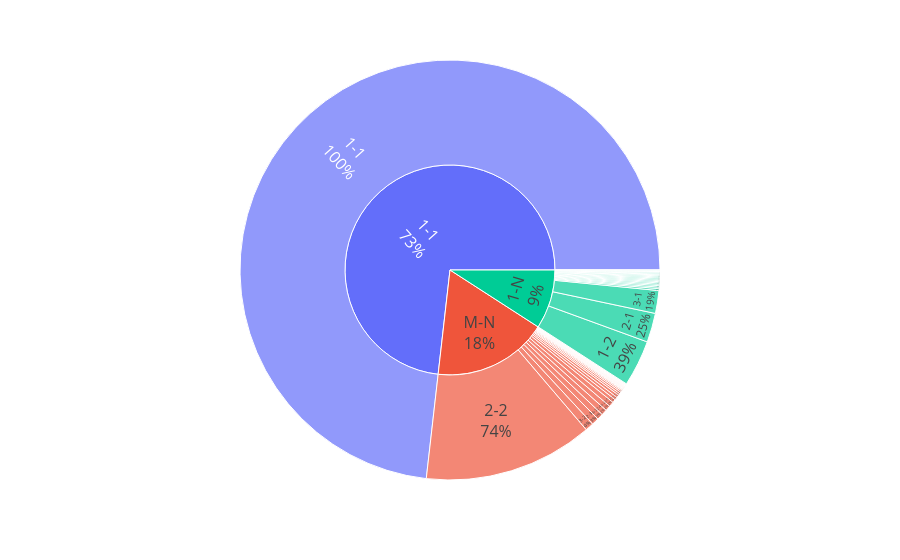

Notebook source saved alongside this figure:
### Markdown cell above
# 关联簇占比

### Code cell
def drawcluster(save=False):
    total=9581
    one_N=874
    one=7013
    data=[]
    for _ in range(one):
        data.append(["1-1","1-1",1])
    percent=int(one_N*random.uniform(0.6,0.7))
    for _ in range(percent):
        num=int(random.gauss(0,5))
        if num>-1:
            data.append(["1-N","1-2",1])
        else:
            data.append(["1-N","2-1",1])
    for _ in range(one_N-percent):
        num=int(random.gauss(0,10))
        if num>3:
            data.append(["1-N","1-"+("3" if num<0 else str(3+num)),1])
        else:
            data.append(["1-N",("3" if num<0 else str(3+num))+"-1",1])
    for _ in range(total-one_N-one):
        num1=int(random.gauss(-2,5))
        m=num1 if num1>2 else 2
        num2=int(random.gauss(-2,5))
        n=num2 if num2>2 else 2
        data.append(["M-N",str(m)+"-"+str(n),1])         
    datafra=pd.DataFrame(data,columns=["类型","详细类型","数量"])
    pie=px.sunburst(datafra,values="数量",path=["类型", "详细类型"],branchvalues="total")
    pie.update_traces(
        textinfo="label+percent parent",
    )
    pie.update_layout(font_size=14)
    if save:
        pie.write_image("images/cluster.pdf")
    pie.show()
drawcluster(True)

### Figure 1 — Plotly figure (JSON) as saved in the notebook; plotly's stock layout.template omitted (floating-point values rounded to 4 significant figures)
{"data": [{"branchvalues": "total", "domain": {"x": [0, 1], "y": [0, 1]}, "hovertemplate": "labels=%{label}<br>数量=%{value}<br>parent=%{parent}<br>id=%{id}<extra></extra>", "ids": ["1-1/1-1", "1-N/1-10", "1-N/1-11", "1-N/1-12", "1-N/1-13", "1-N/1-14", "1-N/1-15", "1-N/1-16", "1-N/1-17", "1-N/1-18", "1-N/1-19", "1-N/1-2", "1-N/1-20", "1-N/1-21", "1-N/1-22", "1-N/1-23", "1-N/1-24", "1-N/1-25", "1-N/1-32", "1-N/1-7", "1-N/1-8", "1-N/1-9", "M-N/10-2", "M-N/10-3", "M-N/10-4", "M-N/11-2", "M-N/11-6", "M-N/12-2", "M-N/12-6", "M-N/14-2", "1-N/2-1", "M-N/2-10", "M-N/2-11", "M-N/2-12", "M-N/2-2", "M-N/2-3", "M-N/2-4", "M-N/2-5", "M-N/2-6", "M-N/2-7", "M-N/2-8", "M-N/2-9", "1-N/3-1", "M-N/3-10", "M-N/3-2", "M-N/3-3", "M-N/3-4", "M-N/3-5", "M-N/3-6", "M-N/3-7", "M-N/3-8", "1-N/4-1", "M-N/4-15", "M-N/4-2", "M-N/4-9", "1-N/5-1", "M-N/5-2", "M-N/5-3", "M-N/5-4", "M-N/5-7", "M-N/5-8", "1-N/6-1", "M-N/6-2", "M-N/6-3", "M-N/6-5", "M-N/7-2", "M-N/7-4", "M-N/7-6", "M-N/8-2", "M-N/8-3", "M-N/8-5", "M-N/9-2", "1-1", "1-N", "M-N"], "labels": ["1-1", "1-10", "1-11", "1-12", "1-13", "1-14", "1-15", "1-16", "1-17", "1-18", "1-19", "1-2", "1-20", "1-21", "1-22", "1-23", "1-24", "1-25", "1-32", "1-7", "1-8", "1-9", "10-2", "10-3", "10-4", "11-2", "11-6", "12-2", "12-6", "14-2", "2-1", "2-10", "2-11", "2-12", "2-2", "2-3", "2-4", "2-5", "2-6", "2-7", "2-8", "2-9", "3-1", "3-10", "3-2", "3-3", "3-4", "3-5", "3-6", "3-7", "3-8", "4-1", "4-15", "4-2", "4-9", "5-1", "5-2", "5-3", "5-4", "5-7", "5-8", "6-1", "6-2", "6-3", "6-5", "7-2", "7-4", "7-6", "8-2", "8-3", "8-5", "9-2", "1-1", "1-N", "M-N"], "name": "", "parents": ["1-1", "1-N", "1-N", "1-N", "1-N", "1-N", "1-N", "1-N", "1-N", "1-N", "1-N", "1-N", "1-N", "1-N", "1-N", "1-N", "1-N", "1-N", "1-N", "1-N", "1-N", "1-N", "M-N", "M-N", "M-N", "M-N", "M-N", "M-N", "M-N", "M-N", "1-N", "M-N", "M-N", "M-N", "M-N", "M-N", "M-N", "M-N", "M-N", "M-N", "M-N", "M-N", "1-N", "M-N", "M-N", "M-N", "M-N", "M-N", "M-N", "M-N", "M-N", "1-N", "M-N", "M-N", "M-N", "1-N", "M-N", "M-N", "M-N", "M-N", "M-N", "1-N", "M-N", "M-N", "M-N", "M-N", "M-N", "M-N", "M-N", "M-N", "M-N", "M-N", "", "", ""], "textinfo": "label+percent parent", "type": "sunburst", "values": [7013, 9, 6, 10, 11, 9, 6, 8, 6, 2, 1, 341, 6, 7, 2, 3, 1, 1, 1, 10, 11, 8, 4, 1, 1, 3, 1, 1, 1, 2, 215, 4, 3, 3, 1250, 53, 42, 37, 25, 20, 14, 2, 168, 1, 62, 1, 3, 2, 1, 2, 2, 14, 1, 45, 1, 9, 39, 2, 1, 1, 1, 9, 21, 2, 1, 14, 2, 1, 11, 1, 1, 8, 7013, 874, 1694]}], "layout": {"font": {"size": 16}, "legend": {"tracegroupgap": 0}, "margin": {"t": 60}}}
